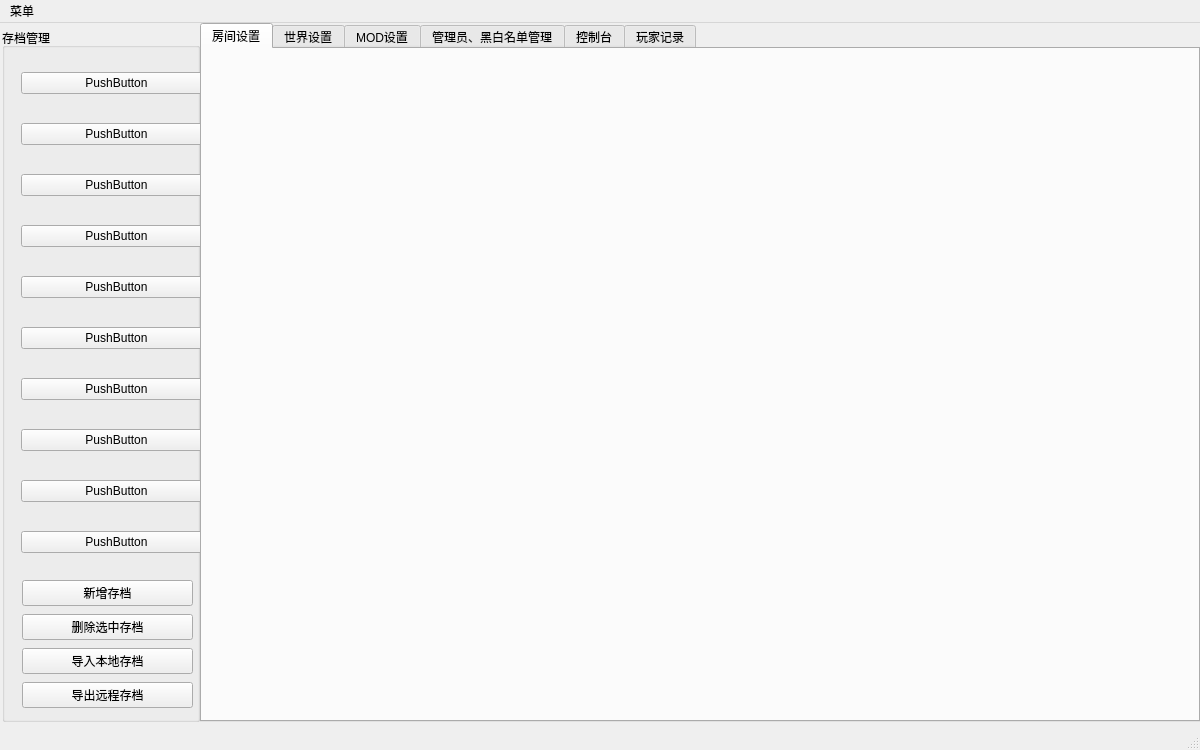
<?xml version="1.0" encoding="UTF-8"?>
<ui version="4.0">
 <class>MainWindow</class>
 <widget class="QMainWindow" name="MainWindow">
  <property name="geometry">
   <rect>
    <x>0</x>
    <y>0</y>
    <width>1200</width>
    <height>750</height>
   </rect>
  </property>
  <property name="minimumSize">
   <size>
    <width>1200</width>
    <height>750</height>
   </size>
  </property>
  <property name="maximumSize">
   <size>
    <width>1200</width>
    <height>750</height>
   </size>
  </property>
  <property name="windowTitle">
   <string>饥荒联机版服务器管理工具</string>
  </property>
  <widget class="QWidget" name="centralwidget">
   <widget class="QTabWidget" name="tabWidget">
    <property name="geometry">
     <rect>
      <x>200</x>
      <y>0</y>
      <width>1000</width>
      <height>699</height>
     </rect>
    </property>
    <property name="currentIndex">
     <number>0</number>
    </property>
    <widget class="QWidget" name="tab">
     <attribute name="title">
      <string>房间设置</string>
     </attribute>
    </widget>
    <widget class="QWidget" name="tab_2">
     <attribute name="title">
      <string>世界设置</string>
     </attribute>
    </widget>
    <widget class="QWidget" name="tab_3">
     <attribute name="title">
      <string>MOD设置</string>
     </attribute>
    </widget>
    <widget class="QWidget" name="tab_4">
     <attribute name="title">
      <string>管理员、黑白名单管理</string>
     </attribute>
    </widget>
    <widget class="QWidget" name="tab_5">
     <attribute name="title">
      <string>控制台</string>
     </attribute>
    </widget>
    <widget class="QWidget" name="tab_6">
     <attribute name="title">
      <string>玩家记录</string>
     </attribute>
    </widget>
   </widget>
   <widget class="QGroupBox" name="groupBox">
    <property name="geometry">
     <rect>
      <x>2</x>
      <y>5</y>
      <width>198</width>
      <height>694</height>
     </rect>
    </property>
    <property name="title">
     <string>存档管理</string>
    </property>
    <widget class="QWidget" name="verticalLayoutWidget">
     <property name="geometry">
      <rect>
       <x>19</x>
       <y>20</y>
       <width>191</width>
       <height>531</height>
      </rect>
     </property>
     <layout class="QVBoxLayout" name="verticalLayout">
      <property name="spacing">
       <number>5</number>
      </property>
      <item>
       <widget class="QPushButton" name="pushButton_2">
        <property name="text">
         <string>PushButton</string>
        </property>
       </widget>
      </item>
      <item>
       <widget class="QPushButton" name="pushButton_6">
        <property name="text">
         <string>PushButton</string>
        </property>
       </widget>
      </item>
      <item>
       <widget class="QPushButton" name="pushButton_8">
        <property name="text">
         <string>PushButton</string>
        </property>
       </widget>
      </item>
      <item>
       <widget class="QPushButton" name="pushButton_10">
        <property name="text">
         <string>PushButton</string>
        </property>
       </widget>
      </item>
      <item>
       <widget class="QPushButton" name="pushButton_9">
        <property name="text">
         <string>PushButton</string>
        </property>
       </widget>
      </item>
      <item>
       <widget class="QPushButton" name="pushButton_7">
        <property name="text">
         <string>PushButton</string>
        </property>
       </widget>
      </item>
      <item>
       <widget class="QPushButton" name="pushButton_5">
        <property name="text">
         <string>PushButton</string>
        </property>
       </widget>
      </item>
      <item>
       <widget class="QPushButton" name="pushButton_4">
        <property name="text">
         <string>PushButton</string>
        </property>
       </widget>
      </item>
      <item>
       <widget class="QPushButton" name="pushButton_3">
        <property name="text">
         <string>PushButton</string>
        </property>
       </widget>
      </item>
      <item>
       <widget class="QPushButton" name="pushButton">
        <property name="text">
         <string>PushButton</string>
        </property>
       </widget>
      </item>
     </layout>
    </widget>
    <widget class="QWidget" name="verticalLayoutWidget_2">
     <property name="geometry">
      <rect>
       <x>20</x>
       <y>550</y>
       <width>171</width>
       <height>135</height>
      </rect>
     </property>
     <layout class="QVBoxLayout" name="verticalLayout_2">
      <item>
       <widget class="QPushButton" name="pushButton_13">
        <property name="text">
         <string>新增存档</string>
        </property>
       </widget>
      </item>
      <item>
       <widget class="QPushButton" name="pushButton_14">
        <property name="text">
         <string>删除选中存档</string>
        </property>
       </widget>
      </item>
      <item>
       <widget class="QPushButton" name="pushButton_11">
        <property name="text">
         <string>导入本地存档</string>
        </property>
       </widget>
      </item>
      <item>
       <widget class="QPushButton" name="pushButton_12">
        <property name="text">
         <string>导出远程存档</string>
        </property>
       </widget>
      </item>
     </layout>
    </widget>
   </widget>
  </widget>
  <widget class="QMenuBar" name="menubar">
   <property name="geometry">
    <rect>
     <x>0</x>
     <y>0</y>
     <width>1200</width>
     <height>26</height>
    </rect>
   </property>
   <property name="sizePolicy">
    <sizepolicy hsizetype="MinimumExpanding" vsizetype="Fixed">
     <horstretch>0</horstretch>
     <verstretch>0</verstretch>
    </sizepolicy>
   </property>
   <widget class="QMenu" name="menu">
    <property name="title">
     <string>菜单</string>
    </property>
    <addaction name="actionServer"/>
    <addaction name="actionSetToken"/>
    <addaction name="actionExit"/>
    <addaction name="actionAbout"/>
   </widget>
   <addaction name="menu"/>
  </widget>
  <widget class="QStatusBar" name="statusbar"/>
  <action name="actionServer">
   <property name="text">
    <string>服务器管理</string>
   </property>
  </action>
  <action name="actionSetToken">
   <property name="text">
    <string>令牌管理</string>
   </property>
  </action>
  <action name="actionExit">
   <property name="text">
    <string>退出</string>
   </property>
  </action>
  <action name="actionAbout">
   <property name="text">
    <string>关于</string>
   </property>
  </action>
 </widget>
 <resources/>
 <connections/>
</ui>
